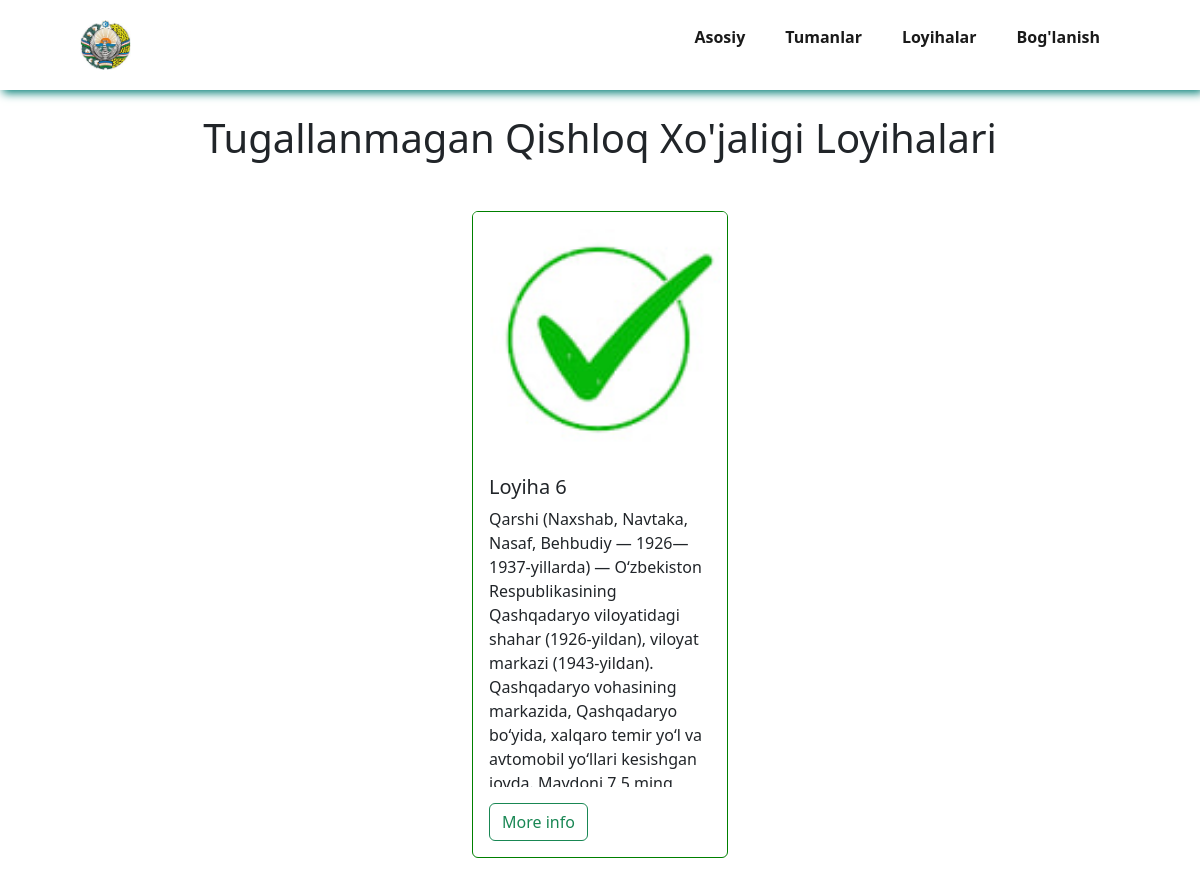
The page /qishloq_x/ on the database its author committed.
### app/models.py (models this page shows, shortened)
class Loyihalar(models.Model):
    image1 = models.ImageField('upload_to/Loyihalar/')
    image2 = models.ImageField('upload_to/Loyihalar/')
    image3 = models.ImageField('upload_to/Loyihalar/')
    title = models.CharField(max_length=155)
    description = models.TextField()
    state = models.ForeignKey(to=Holati, on_delete=models.CASCADE)
    loyiha_turi = models.ForeignKey(to=Loyiha_turlari, on_delete=models.CASCADE)
    time = models.DateTimeField(auto_now_add=True)
    time = models.DateTimeField(auto_now_add=True)
    class Meta:
        verbose_name = 'Loyiha'
        verbose_name_plural = 'Loyihalar'

### app/views.py (the view)
# urls.py: path('qishloq_x/', QishloqX.as_view(), name='qishloq_x'),
class QishloqX(ListView):
    model = Loyihalar
    loyiha = Loyihalar.objects.all()
    template_name = 'loyiha/tugallanmagan/qishloq.html'

### templates/loyiha/tugallanmagan/qishloq.html (shortened to what this page needs)
{% load static %}
<!DOCTYPE html>
<html lang="en">
<head>
  <link rel="stylesheet" href="https://cdn.jsdelivr.net/npm/bootstrap-icons@1.10.5/font/bootstrap-icons.css">
  <link href="https://cdn.jsdelivr.net/npm/bootstrap@5.3.0/dist/css/bootstrap.min.css" rel="stylesheet"
>
</head>
<body>
  <section id="header">
    <a href="{% url 'index' %}"><img src="{% static 'img/gerb.jpeg' %}" class="images" alt=""></a>
    <div>
      <ul id="navbar">
        <li><a href="{% url 'index' %}">Asosiy</a></li>
        <li><a href="{% url 'tuman' %}">Tumanlar</a></li>
        <li><a href="{% url 'threepage' %}">Loyihalar</a></li>
        <li><a href="{% url 'contact' %}">Bog'lanish</a></li>
      </ul>
    </div>
  </section>
  {% block content %}
  <h1 class="heading2">Tugallanmagan Qishloq Xo'jaligi Loyihalari</h1>
  <div class="bodydiv">
    <div class="maindiv">
        {% for loyihalar in loyihalar_list %}
            {% if loyihalar.state.title == 'Tugallanmagan' %}
                {% if loyihalar.loyiha_turi.title == "Qishloq xo'jaligi loyihalari" %}
                  <div class="card" style="width: 16rem;">
                    <img src="{{ loyihalar.image1.url }}" class="card-img-top" alt="...">
                    <div class="card-body">
                      <h5 class="card-title">{{ loyihalar.title }}</h5>
                      <p class="card-text">{{ loyihalar.description  }}</p>
                      <a href="{% url 'loyiha_single' loyihalar.pk %}" class="btn btn-outline-success">More info</a>
                    </div>
                  </div>
                {% endif %}
            {% endif %}
        {% endfor %}
    </div>
  </div>
  {% endblock content %}
</body>
</html>

### templates/loyiha/tugallanmagan/qishloq.html (style rules this page uses)
#header { display: flex; align-items: center; justify-content: space-between; padding: 20px 80px; box-shadow: 3px 3px 9px #088178; position: sticky; background-color: white; top: 0; left: 0; z-index: 999; }
#navbar { display: flex; align-items: center; justify-content: center; }
#navbar li { list-style: none; padding: 0 20px; position: relative; }
#navbar li a { text-decoration: none; font-size: 16px; color: #1a1a1a; font-weight: 600; transition: 0.3s ease; }
.images { width: 100%; height: 50px; }
.bodydiv { margin-top: 2%; }
.card { margin: 25px; border: 1px solid green; }
.card-body p { height: 35vh; overflow-y: auto; }
.bodydiv .maindiv { display: flex; justify-content: center; }
.heading2 { margin-top: 2%; text-align: center; }

### rows shown on the page
Loyihalar: image1 (picture), title "Loyiha 6", description "Qarshi (Naxshab, Navtaka, Nasaf, Behbudiy — 1926—1937-yillarda) — Oʻzbekiston Respublikasining Qashqadaryo viloyatidagi shahar (1926-yildan), viloyat markazi (1943-yildan). Qashqadaryo vohasining markazida, Qashqadaryo boʻyida, xalqaro temir yoʻl va avtomobil yoʻllari kesishgan…"
